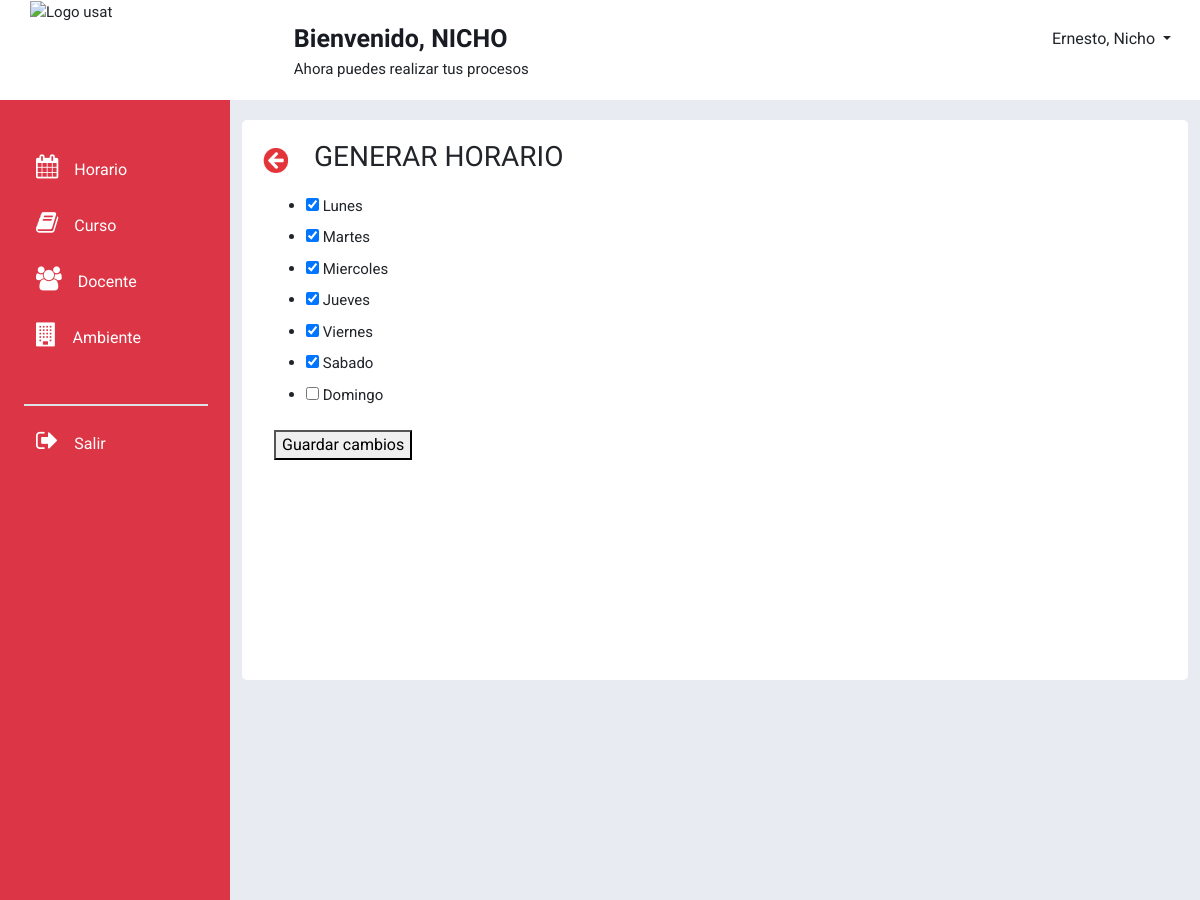
Page /parametros/ on the committed database.
### modulo_horario/models.py (models this page shows, shortened)
class dia_semana(models.Model):
    dia_nombre = models.CharField(max_length=9)
    estado = models.BooleanField(default=False)
    class Meta:
        verbose_name_plural="Día de la semana"

### modulo_horario/views.py (the view)
# urls.py: path('parametros/', views.parametros, name='parametros'),
def parametros(request):
    dias = dia_semana.objects.all()
    if request.method == 'POST':
        for dia in dia_semana.objects.all():
            estado_dia = request.POST.get(f'dia_{dia.id}', 'False') == 'True'
            dia.estado = estado_dia  # Asumiendo que 'estado' es el campo a cambiar
            dia.save()
        return redirect('asignacion_docente')
    else:
        return render(request, 'parametros.html', {'dias': dias})

### modulo_horario/templates/parametros.html (shortened to what this page needs)
{% load i18n static %} {% block title %} {% endblock %} {% block content %}
<!DOCTYPE html>
<html lang="es">
<head>
    <link rel="stylesheet" href="{% static 'css/asignacionCargaLectiva.css' %}">
    <link rel="stylesheet" href="https://stackpath.bootstrapcdn.com/bootstrap/4.5.2/css/bootstrap.min.css" />
    <link rel="stylesheet" href="https://maxcdn.bootstrapcdn.com/font-awesome/4.7.0/css/font-awesome.min.css">
    <link rel="stylesheet" href="https://cdnjs.cloudflare.com/ajax/libs/bootstrap/5.3.3/css/bootstrap.min.css" />
</head>
<body style="padding: 0px;
overflow-y: hidden;
overflow-x: hidden;">
    <div class="container-fluid p-0 m-auto" style="font-family: 'Roboto', sans-serif; font-size: 15px;">
        <div class="caja" style="height: 100px; background-color: white;">
            <div class="row">
              <div class="col1" style="margin-left: 30px; width:  16%;">
                <a class="navbar-brand" href="/inicio">
                  <img style="width: 180px; height: 80px;" src="http://www.usat.edu.pe/web/wp-content/uploads/2023/05/logo_usat25.png"
                    alt="Logo usat">
                </a>
              </div>
              <div class="col2" style="padding: 20px; text-align: left; margin-left: 60px;  width:  60%;">
                  <h7> <strong> Bienvenido, NICHO </strong> <br> </h7>
                  <p>Ahora puedes realizar tus procesos</p>
                </div>
              <div class="col3" style="padding: 20px; text-align: right;  width:  16%;">
                <button class="btn dropdown-toggle" type="button" data-bs-toggle="dropdown" aria-expanded="false">
                  Ernesto, Nicho
                </button>
              </div>
            </div>
        </div>
    </div>
    <div class="container-fluid overflow-hidden" style="font-family: 'Roboto', sans-serif;">
        <div class="row vh-100 overflow-auto" >
            <div id="sidebar" class="collapse collapse-horizontal show col-12 col-sm-3 col-xl-2 px-sm-2 px-0 bg-danger" style="width: 230px;">
                <div id="sidebar-nav" class="flex-sm-column flex-row flex-grow-1 align-items-center align-items-sm-start px-3 pt-2 text-white sticky-top">
                  <ul class="nav nav-pills flex-sm-column flex-row flex-nowrap flex-shrink-1 flex-sm-grow-0 flex-grow-1 mb-sm-auto mb-0 justify-content-center align-items-center align-items-sm-start" id="menu">
                    <div class="mt-3">
                      <br>
                      <a class="btn shadow-none border-0 text-white" data-bs-toggle="collapse" href="#menuHorario" role="button" aria-expanded="false" aria-controls="menuHorario">
                        <i class="fs-4 my-0 py-0 fa fa-calendar me-2"></i><span class="my-auto ms-2 d-none d-sm-inline text-white" >Horario</span>
                      </a>
                    </div>
                    <div class="mt-3">
                      <a class="btn shadow-none border-0 text-white" data-bs-toggle="collapse" href="#menuCurso" role="button" aria-expanded="false" aria-controls="menuCurso">
                        <i class="fs-4 my-0 py-0 fa fa-book me-2"></i><span class="my-auto ms-2 d-none d-sm-inline text-white">Curso</span>
                      </a>
                    </div>
                    <div class="mt-3">
                      <a class="btn shadow-none border-0 text-white" data-bs-toggle="collapse" href="#menuDocente" role="button" aria-expanded="false" aria-controls="menuDocente">
                        <i class="fs-4 my-0 py-0 fa fa-users me-2"></i><span class="my-auto ms-2 d-none d-sm-inline text-white">Docente</span>
                      </a>
                    </div>
                    <div class="mt-3">
                      <a class="btn shadow-none border-0 text-white" data-bs-toggle="collapse" href="#menuAmbiente" role="button" aria-expanded="false" aria-controls="menuAmbiente">
                        <i class="fs-4 my-0 py-0 fa fa-building me-2"></i><span class="my-auto ms-2 d-none d-sm-inline text-white">Ambiente</span>
                      </a>
                    </div>
                    <hr class="solid w-100 d-flex h-100 border border-1 bg-white dropdown-divider mt-5" color="white">
                    <div class="mt-3 mb-3">
                      <a class="btn shadow-none border-0 pb-3 text-white" href="#" role="button">
                        <i class="fs-4 my-0 py-0 fa fa-sign-out me-2"></i><span class="my-auto ms-2 d-none d-sm-inline text-white">Salir</span>
                      </a>
                    </div>
                  </ul>
                </div>
              </div>
    <div class="col d-flex flex-column h-sm-100" style="background-color: #e8ebf1;">
        <main class="row overflow-auto">
          <div class="container-fluid col">
    <div id="contenedorSub" style=" padding: 20px; background-color: white; margin-top: 20px; height: 560px; border-radius: 5px;">
        <div class="box-tittle">
            <button type="button" class="regresarBtn">
                <a href="/inicio"><img id="closeicon" src="{% static 'iconos/regresar.PNG' %}" width="32px" height="27px"></a>
            </button>
            <h3 id="titulo" style="margin-left: 20px;">GENERAR HORARIO</h3>
        </div>
        <section class="content-info" style="margin-top: 20px; margin-bottom: 20px">
            <div class="container">
                <div class="row">
                    <form method="post">
                      <ul>
                        {% for dia in dias %}
                          <li>
                            <label>
                              <input type="checkbox" name="dia_{{ dia.id }}" value="True" {% if dia.estado %}checked{% endif %}> {{ dia.dia_nombre }}
                            </label>
                          </li>
                        {% endfor %}
                      </ul>
                      <button type="submit">Guardar cambios</button>
                    </form>
                </div>
            </div>
        </section>
</body>
</html>
{% endblock %}

### static/css/asignacionCargaLectiva.css (style rules this page uses)
body { font-family: "Roboto", sans-serif; padding: 0px; font-size: 15px; }
h1, h2, h3, h4, h5, h6, h7 { font-family: "Roboto Condensed", sans-serif; color: #181B22; font-size: 25px; font-weight: 600; }
tr, label, option { font-family: "Roboto", sans-serif; font-size: 15px; }
#titulo { display: inline; margin-left: 5px; padding-top: 5%; }
.regresarBtn { background-color: white; border: None; margin: -8px; display: inline; }
.caja { padding: 0px; width: 100%; margin: 0px; }
.col1, .col3 { width: 16%; }
.col2 { width: 60%; }

### rows in the picture
dia_semana: estado "☑", dia_nombre "Lunes"
dia_semana: estado "☑", dia_nombre "Martes"
dia_semana: estado "☑", dia_nombre "Miercoles"
dia_semana: estado "☑", dia_nombre "Jueves"
dia_semana: estado "☑", dia_nombre "Viernes"
dia_semana: estado "☑", dia_nombre "Sabado"
dia_semana: dia_nombre "Domingo"
